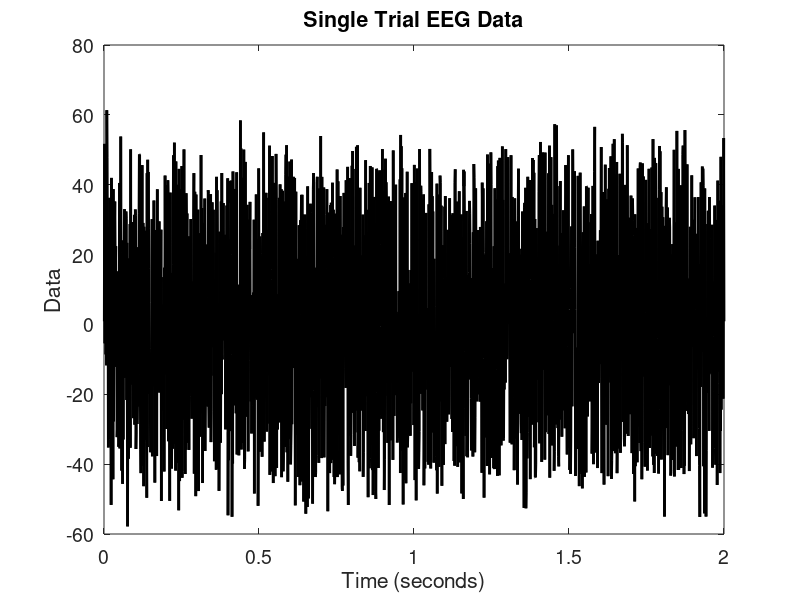
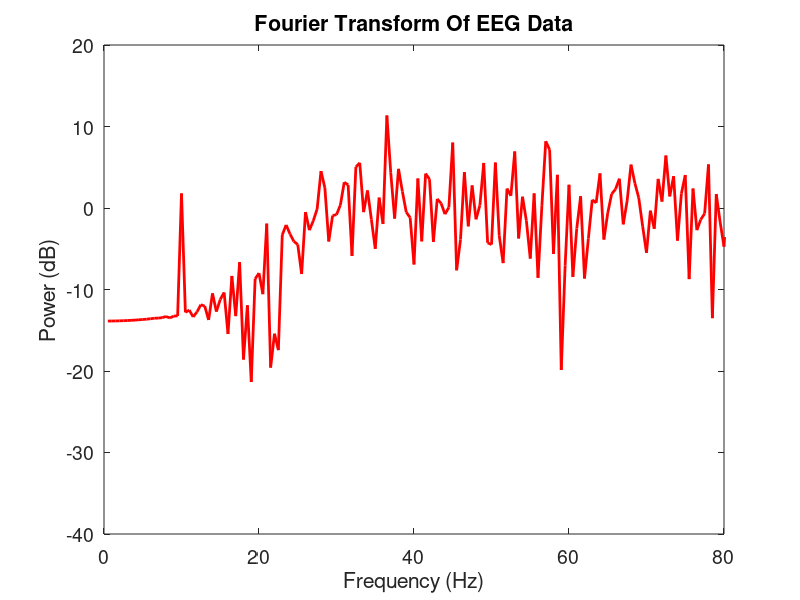
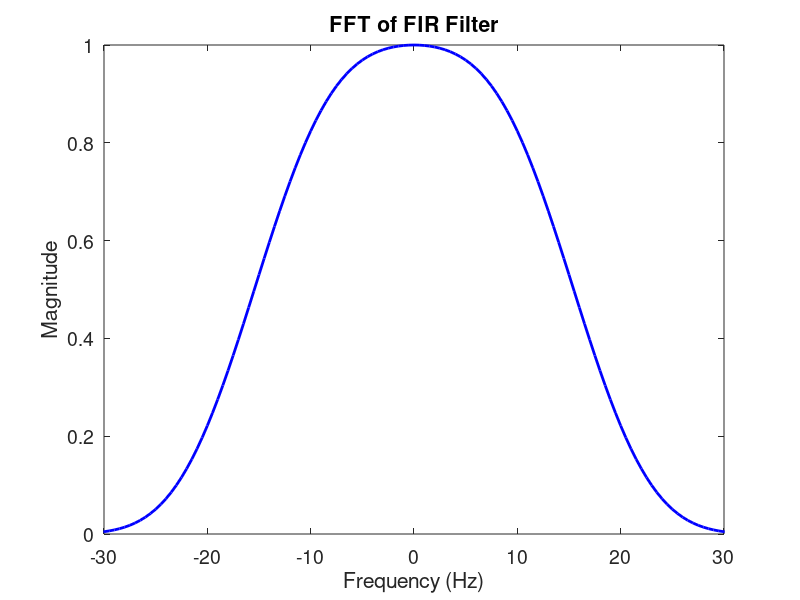
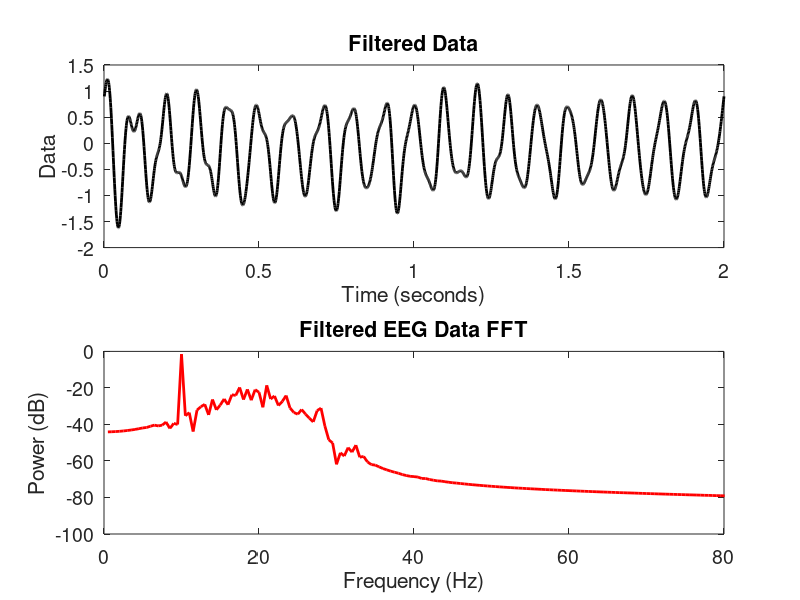

Source code (MATLAB) for these figures, in order:
function Chapter_6_Question_1()
    % Question 1 - Analyze Ch6-EEG-2.mat

    %Load Data
    load('Ch6-EEG-2.mat')
    x = EEG - mean(EEG);
    T = t(end);
    N = length(t);
    sample_interval = t(2) - t(1);
    sample_freq = 1/sample_interval;
    nyquist_freq = sample_freq/2;
    freq_resolution = 1/T;
    faxis = 0:freq_resolution:nyquist_freq;
    
    %Visualize Data
    figure()
    plot(t, x, 'k', 'LineWidth', 2)
    xlabel('Time (seconds)')
    ylabel('Data')
    title('Single Trial EEG Data')
    set(gca, 'FontSize', 14)
    
    %Get Fourier Transform of Data
    xf = fft(x);
    Sxx = 2*sample_interval^2/T * (xf.*conj(xf));
    Sxx = Sxx(1:N/2+1); %ignore negative freqs
    Sxx(1) = 0; %set DC freq to zero power to correct for MATLAB rounding
    
    %Plot Fourier Transform of Data
    figure()
    plot(faxis, 10*log10(Sxx), 'r', 'LineWidth', 2)
    xlim([0 80])
    xlabel('Frequency (Hz)')
    ylabel('Power (dB)')
    title('Fourier Transform Of EEG Data')
    set(gca, 'FontSize', 14)
    
    %Construct a Low Pass Filter for +/- 20 Hz.
    n = 100;
    Wn = 20/nyquist_freq;
    b = transpose(fir1(n, Wn, 'low'));
    
    %Fourier Transform Filter
    bf = fft(b, N);
    Mb = bf.*conj(bf);
    faxis_filter = fftshift((-nyquist_freq:freq_resolution:nyquist_freq-freq_resolution));
    [~, isorted] = sort(faxis_filter, 'descend');
    
    %Visualize FFT of FIR Filter
    figure()
    plot(faxis_filter(isorted), Mb(isorted), 'b', 'LineWidth', 2)
    xlabel('Frequency (Hz)')
    ylabel('Magnitude')
    title('FFT of FIR Filter')
    xlim([-30, 30])
    set(gca, 'FontSize', 14)
    
    %Apply FIR Filter
    xnew = filtfilt(b, 1, x);
    
    %Get Spectrum of New Data
    xfnew = fft(xnew);
    Sxxnew = 2*sample_interval^2/T * (xfnew.*conj(xfnew));
    Sxxnew = Sxxnew(1:N/2+1); %ignore negative frequencies
    Sxxnew(1) = 0; %set DC freq to zero power to correct for MATLAB rounding
    
    %Visualize New Data
    figure()
    subplot(2, 1, 1)
    plot(t, xnew, 'k', 'LineWidth', 2)
    xlabel('Time (seconds)')
    ylabel('Data')
    title('Filtered Data')
    set(gca, 'FontSize', 14)
    subplot(2, 1, 2)
    plot(faxis, 10*log10(Sxxnew), 'r', 'LineWidth', 2)
    xlabel('Frequency (Hz)')
    ylabel('Power (dB)')
    xlim([0 80])
    title('Filtered EEG Data FFT')
    set(gca, 'FontSize', 14)
    
    % a) Unfortunately the data appears to be a bit too noisy for me to make
    % out any structure in the data. Thus, I can't observe any clear rhythms. 
    
    % b) The fourier transform shows a lot of flucutating noise/power in the
    % frequencies greater than 20 Hz, but there is no clear peak. While there
    % is a peak at 10 Hz, this rhythm is not visible in the EEG data. Thus, it
    % seems like the EEG contains a plethora of frequencies above 20 or 30 Hz,
    % but none seem to jump out, indicating that they might all just be white
    % noise. That lone 10 Hz peak is what we will focus on, since we are
    % assuming nothing neural would create power in all frequencies above 20 to
    % 30 Hz in such a way as seen here.
    
    % c) We construct a low pass filter to isolate the frequencies +/- 20 Hz.
    % This will eliminate the higher frequency (seemingly) white noise and
    % leave us with our 10 Hz sinusoid. After creating the filter, we visualize
    % it in the frequency domain to ensure it's doing what we expect. Then, we
    % use built-in MATLAB functions to apply the filter and create filtered EEG
    % data. Then we Fourier Transform the filtered data to clearly see the 10
    % Hz sinusoid that makes up our signal. The sinusoid is also clearly
    % visible in the filtered EEG.
    
end